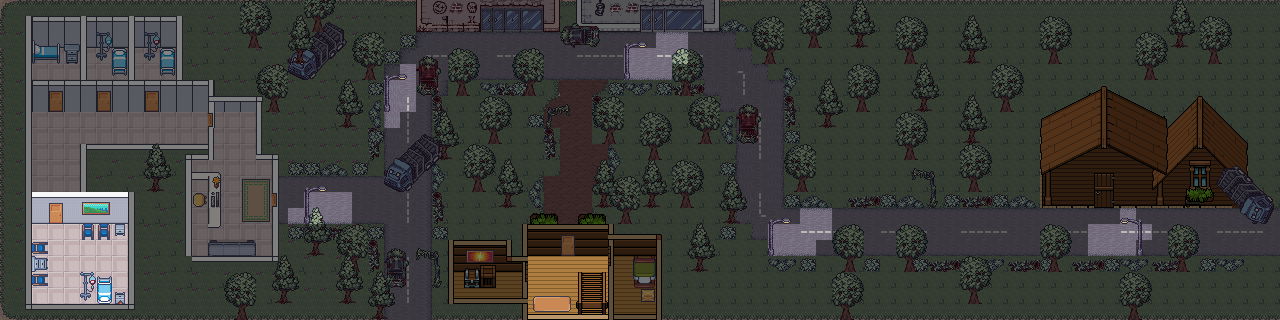

Tiled map render using the project's own tile images. Description and the map definition, with tile-layer contents summarised, below:
An orthogonal 80x20 tile map with 16x16 px tiles, 11 tile layers (Camada de Blocos 6, parte preta, CHAO, Natureza, ...), 23 tilesets and 140 objects.

<map version="1.10" tiledversion="1.12.2" orientation="orthogonal" renderorder="right-down" width="80" height="20" tilewidth="16" tileheight="16" infinite="0" nextlayerid="17" nextobjectid="223">
 <tileset firstgid="1" source="ChaoHospital2.tsx" />
 <tileset firstgid="1425" source="ChaoHospital1.tsx" />
 <tileset firstgid="1816" source="ObjetosHospital.tsx" />
 <tileset firstgid="1880" source="ChaoApocalipse1.tsx" />
 <tileset firstgid="2288" source="casas1.tsx" />
 <tileset firstgid="2457" source="Casas2.tsx" />
 <tileset firstgid="2626" source="ParedesCasa.tsx" />
 <tileset firstgid="4726" source="JanelaPorta.tsx" />
 <tileset firstgid="5351" source="ChaoCasa.tsx" />
 <tileset firstgid="5976" source="Mobilia.tsx" />
 <tileset firstgid="8676" source="CamaEetc.tsx" />
 <tileset firstgid="8820" source="TetoCasa.tsx" />
 <tileset firstgid="9445" source="Arvores.tsx" />
 <tileset firstgid="9451" source="Arvore2.tsx" />
 <tileset firstgid="9452" source="Carros.tsx" />
 <tileset firstgid="9453" source="carros2.tsx" />
 <tileset firstgid="9454" source="Caminhao2.tsx" />
 <tileset firstgid="9455" source="sombra.tsx" />
 <tileset firstgid="10080" source="postes.tsx" />
 <tileset firstgid="10081" source="Arbustro.tsx" />
 <tileset firstgid="10082" source="tronco.tsx" />
 <tileset firstgid="10083" source="Arbustro2.tsx" />
 <tileset firstgid="10084" source="poste2.tsx" />
 <layer id="8" name="Camada de Blocos 6" width="80" height="20">
  <data>[1600 cells, 4 non-empty, 4 distinct tile ids]</data>
 </layer>
 <layer id="5" name="parte preta" width="80" height="20">
  <data>[1600 cells, 1506 non-empty, 56 distinct tile ids]</data>
 </layer>
 <layer id="2" name="CHAO" width="80" height="20">
  <data>[1600 cells, 239 non-empty, 56 distinct tile ids]</data>
 </layer>
 <layer id="3" name="Natureza" width="80" height="20">
  <data>[1600 cells, 148 non-empty, 47 distinct tile ids]</data>
 </layer>
 <layer id="7" name="Camada de Blocos 5" width="80" height="20">
  <data>[1600 cells, 83 non-empty, 51 distinct tile ids]</data>
 </layer>
 <layer id="4" name="Objetos" width="80" height="20">
  <data>[1600 cells, 371 non-empty, 121 distinct tile ids]</data>
 </layer>
 <layer id="15" name="JOGADOR" width="80" height="20">
  <data>[1600 cells, 0 non-empty, 0 distinct tile ids]</data>
 </layer>
 <layer id="12" name="arvoer" width="80" height="20">
  <data>[1600 cells, 183 non-empty, 11 distinct tile ids]</data>
 </layer>
 <layer id="9" name="sombra" width="80" height="20">
  <data>[1600 cells, 1396 non-empty, 9 distinct tile ids]</data>
 </layer>
 <layer id="10" name="luz" width="80" height="20">
  <data>[1600 cells, 11 non-empty, 4 distinct tile ids]</data>
 </layer>
 <layer id="16" name="Camada de Blocos 11" width="80" height="20">
  <data>[1600 cells, 21 non-empty, 1 distinct tile ids]</data>
 </layer>
 <objectgroup id="14" name="Colisao">
  <object id="2" x="26" y="304" width="108" height="5.33333" />
  <object id="3" x="128.667" y="192" width="5.33333" height="112.333" />
  <object id="5" x="82.3333" y="224.333" width="11" height="15" />
  <object id="6" x="98.3333" y="224.667" width="11" height="15.3333" />
  <object id="7" x="115.667" y="224.333" width="9" height="11.3333" />
  <object id="8" x="97.3333" y="276.667" width="14" height="27.3333" />
  <object id="9" x="115.333" y="291.667" width="8.66667" height="12" />
  <object id="10" x="80.3333" y="272.667" width="14.3333" height="27.3333" />
  <object id="11" x="31.6667" y="242.667" width="14.6667" height="43.3333" />
  <object id="12" x="25.6667" y="16" width="5.66667" height="294" />
  <object id="197" x="25.6667" y="16" width="5.66667" height="294" />
  <object id="13" x="80" y="143.667" width="6.66667" height="48.6667" />
  <object id="14" x="26" y="80" width="187.333" height="31.6667" />
  <object id="16" x="80" y="143" width="133.333" height="8" />
  <object id="18" x="208.667" y="96.6667" width="53" height="5" />
  <object id="19" x="256.667" y="96.3333" width="5.66667" height="62.6667" />
  <object id="21" x="186" y="153.333" width="5" height="101.667" />
  <object id="22" x="191" y="172" width="28.6667" height="8.66667" />
  <object id="24" x="194.333" y="193.333" width="11.6667" height="13.6667" />
  <object id="27" x="262" y="254" width="0.666667" />
  <object id="30" x="189.333" y="255" width="89" height="6.33333" />
  <object id="32" x="275" y="159.667" width="108.333" height="16" />
  <object id="35" x="278.333" y="223.667" width="106.333" height="7.66667" />
  <object id="36" x="366.667" y="64" width="16.6667" height="98" />
  <object id="37" x="432" y="96.6667" width="16" height="110.667" />
  <object id="41" x="415.667" y="25" width="147.667" height="7.33333" />
  <object id="42" x="563" y="35" width="34.3333" height="16.6667" />
  <object id="43" x="448" y="79.6667" width="4.66667" height="17.3333" />
  <object id="44" x="447.667" y="79.3333" width="111.667" height="6.66667" />
  <object id="45" x="552.667" y="79.4167" width="6.66667" height="18" />
  <object id="47" x="540.667" y="111" width="4" height="18.6667" />
  <object id="48" x="544" y="127" width="15.6667" height="6" />
  <object id="49" x="552.333" y="126.333" width="7.66667" height="50.3333" />
  <object id="51" x="542.417" y="170.667" width="17.3333" height="6" />
  <object id="52" x="536.667" y="176.333" width="6.66667" height="38" />
  <object id="53" x="531.333" y="213.667" width="26.6667" height="13.3333" />
  <object id="57" x="592.75" y="111.667" width="9.66667" height="32" />
  <object id="59" x="608.333" y="149.333" width="5.33333" height="37.3333" />
  <object id="61" x="592.667" y="192" width="8.33333" height="31.6667" />
  <object id="62" x="579" y="214.333" width="27.6667" height="11" />
  <object id="69" x="526.333" y="313.667" width="87.3333" height="5.66667" />
  <object id="70" x="607.667" y="223.667" width="6.66667" height="96.3333" />
  <object id="78" x="578.333" y="271.667" width="29.6667" height="41.6667" />
  <object id="79" x="593.333" y="23.6667" width="126" height="7.33333" />
  <object id="80" x="608" y="79.6667" width="95.6667" height="4.33333" />
  <object id="81" x="696.667" y="79.6667" width="6.66667" height="24.3333" />
  <object id="82" x="701.333" y="95" width="18.3333" height="8.66667" />
  <object id="83" x="712.333" y="95.3333" width="7.33333" height="19.3333" />
  <object id="84" x="718.333" y="111" width="17" height="8.66667" />
  <object id="86" x="719.667" y="23.6667" width="15.6667" height="7.66667" />
  <object id="87" x="736" y="31.6667" width="7.33333" height="17" />
  <object id="88" x="736" y="42.3333" width="16.3333" height="6" />
  <object id="89" x="752" y="48" width="6.33333" height="16.6667" />
  <object id="90" x="751.667" y="57.3333" width="15.3333" height="6" />
  <object id="91" x="767.333" y="63.3333" width="5.66667" height="17" />
  <object id="92" x="767" y="73.3333" width="17" height="7.66667" />
  <object id="93" x="783.667" y="74.3333" width="10.3333" height="133.667" />
  <object id="94" x="731.667" y="142.333" width="5.66667" height="80.6667" />
  <object id="95" x="731.333" y="223.667" width="20.3333" height="6.66667" />
  <object id="97" x="768.333" y="255" width="331.667" height="7" />
  <object id="99" x="1099.75" y="255.167" width="181.333" height="8.66667" />
  <object id="101" x="793" y="200" width="327.333" height="7.66667" />
  </objectgroup>
</map>
<!-- 78 of 140 objects omitted -->
